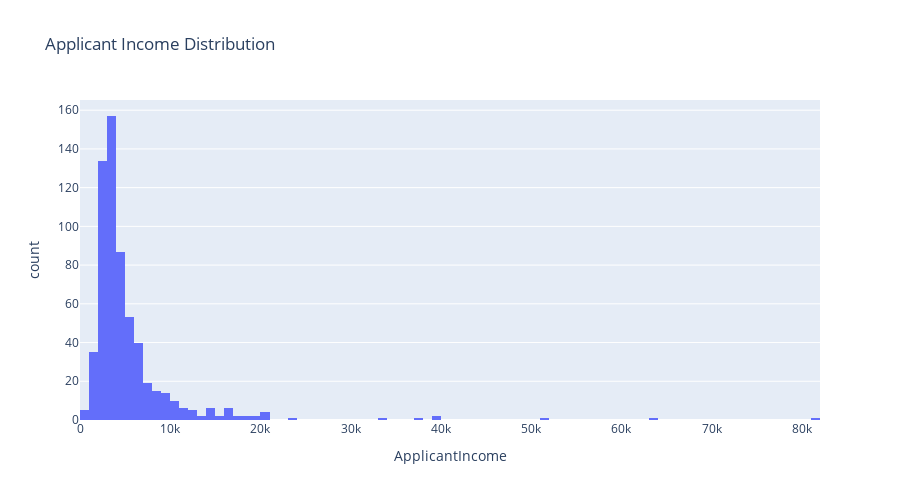

Source (notebook cell):
### Code cell
fig_applicant_income = px.histogram(df, x='ApplicantIncome', 
                                    title='Applicant Income Distribution')
fig_applicant_income.update_layout(width=900, height=500)
fig_applicant_income.show()

### Figure 1 — Plotly figure (JSON) as saved in the notebook; plotly's stock layout.template omitted (floating-point values rounded to 4 significant figures; data arrays with more than 128 entries replaced by an {"elided": "..."} marker saying what was removed)
{"data": [{"alignmentgroup": "True", "bingroup": "x", "hovertemplate": "ApplicantIncome=%{x}<br>count=%{y}<extra></extra>", "legendgroup": "", "marker": {"color": "#636efa", "pattern": {"shape": ""}}, "name": "", "offsetgroup": "", "orientation": "v", "showlegend": false, "type": "histogram", "x": {"elided": "614 int values"}, "xaxis": "x", "yaxis": "y"}], "layout": {"barmode": "relative", "height": 500, "legend": {"tracegroupgap": 0}, "title": {"text": "Applicant Income Distribution"}, "width": 900, "xaxis": {"anchor": "y", "autorange": true, "domain": [0, 1], "range": [-0.5, 82000.0], "title": {"text": "ApplicantIncome"}, "type": "linear"}, "yaxis": {"anchor": "x", "autorange": true, "domain": [0, 1], "range": [0, 165.3], "title": {"text": "count"}}}}
